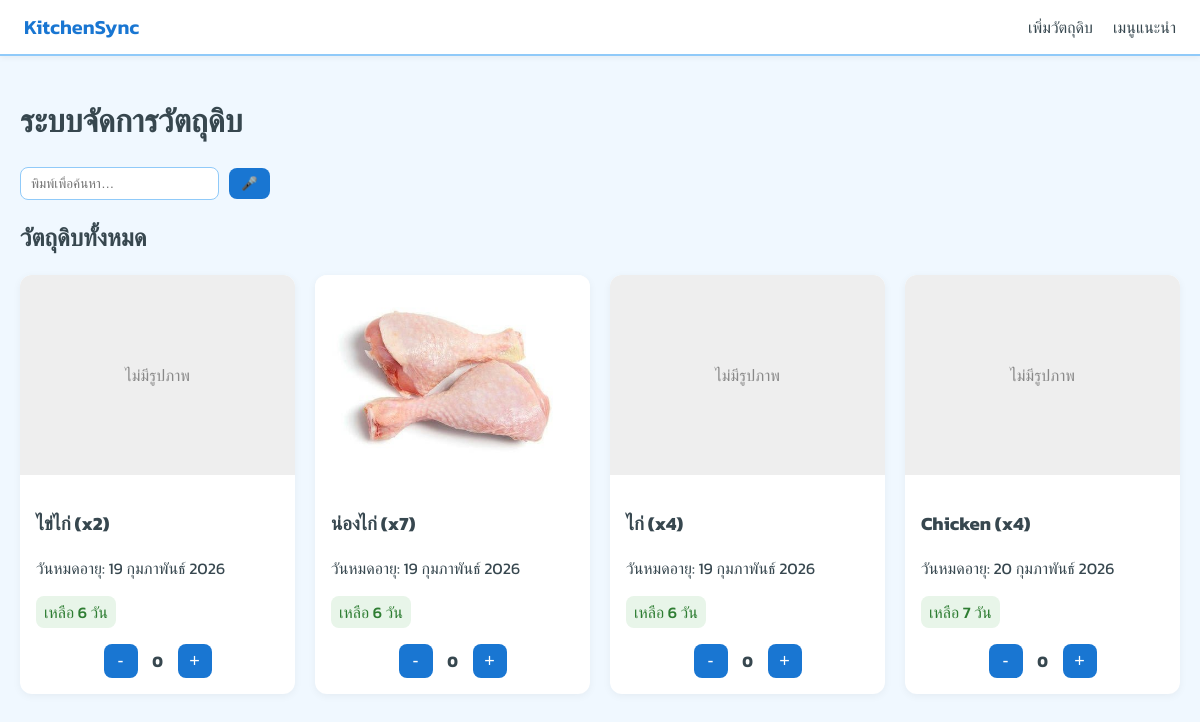
Before: / with the older database file.
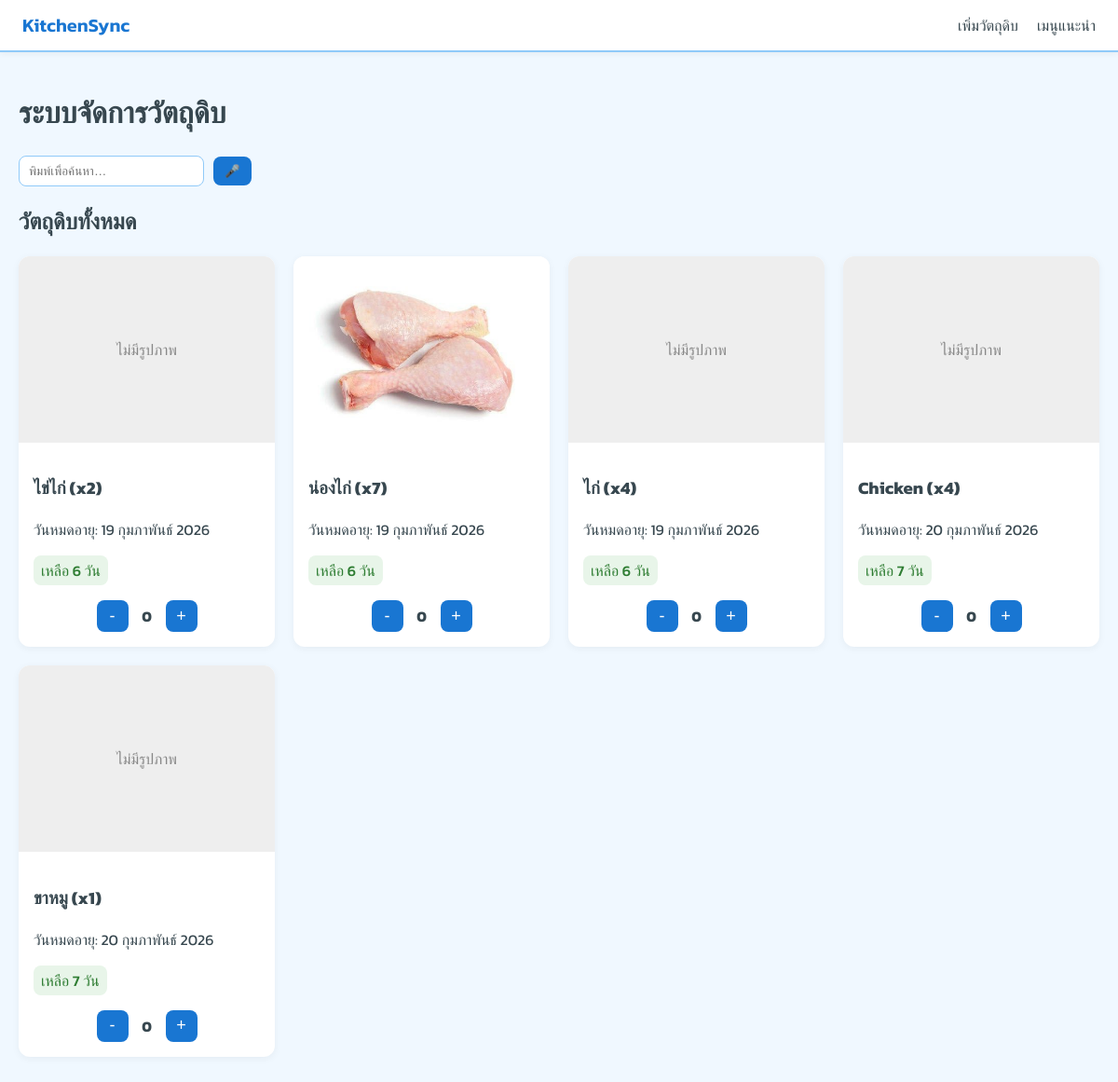
After: the same page with the newer database file.
### index/models.py (models this page shows, shortened)
class Ingredient(models.Model):
    name = models.CharField(max_length=100)
    created_at = models.DateTimeField(auto_now_add=True)
    quantity = models.PositiveIntegerField(default=1)
    image = models.ForeignKey(
        IngredientImage,
        on_delete=models.SET_NULL,
        null=True,
        blank=True,
        related_name="ingredients"
    )
    prepared_date = models.DateField(default=date.today)
    shelf_life_days = models.PositiveIntegerField(default=7)
    expiry_date = models.DateField(blank=True, null=True)
    @property
    def computed_expiry(self):
        if self.expiry_date:
            return self.expiry_date
        pd = self.prepared_date or date.today()
        return pd + timedelta(days=self.shelf_life_days or 0)
    @property
    def days_remaining(self):
        return (self.computed_expiry - date.today()).days
    @property
    def image_url(self):
        if self.image and getattr(self.image, "image", None):
            f = self.image.image
            if getattr(f, "name", "") and default_storage.exists(f.name):
                return f.url
        img = IngredientImage.objects.filter(name=self.name).first()
        if img and img.image and getattr(img.image, "name", "") and default_storage.exists(img.image.name):
            return img.image.url
        default_rel = "ingredient_images/default.png"
        if default_storage.exists(default_rel):
            return settings.MEDIA_URL + default_rel
        return ""
    ingredient_map = {
    "มะเขือเทศ": "tomato",
    "หมู": "pork",
    "ไก่": "chicken",
    "ไข่": "egg",
    "กะเพรา": "basil"
}

### index/views.py (the view)
# urls.py: path("", views.index, name="index"),
def index(request):
    ingredients = Ingredient.objects.all().order_by('prepared_date')
    latest_ingredients = Ingredient.objects.order_by('-created_at')[:4]
    return render(request, 'main.html', {'ingredients': ingredients, 'latest_ingredients': latest_ingredients})

### index/templates/main.html (shortened to what this page needs)
<!DOCTYPE html>
<html lang="th">
<head>
</head>
<body>
  <nav class="navbar">
    <div class="navbar-logo">KitchenSync</div>
    <ul class="navbar-menu">
      <li><a href="{% url 'add_ingredient' %}">เพิ่มวัตถุดิบ</a></li>
      <li><a href="{% url 'suggest' %}">เมนูแนะนำ</a></li>
    </ul>
  </nav>
  <div class="container">
    <h1>ระบบจัดการวัตถุดิบ</h1>
    <div style="display:flex; align-items:center; gap:10px;">
      <input id="searchBox" type="text" placeholder="พิมพ์เพื่อค้นหา…"
        style="padding:8px 10px;border:1px solid #90CAF9;border-radius:8px;outline:none;">
      <button id="voiceBtn" type="button" aria-pressed="false"
        style="border:none;background:#1976D2;color:#fff;padding:8px 12px;border-radius:8px;cursor:pointer;">🎤</button>
    </div>
    <div style="margin-bottom: 24px;">
      <div>
        <h2>วัตถุดิบทั้งหมด</h2>
        <div class="grid" id="ingredientContainer">
          {% for ing in ingredients %}
          <div class="card" data-days="{{ ing.days_remaining }}">
            {% with url=ing.image_url %}
            {% if url %}
            <img src="{{ url }}" alt="{{ ing.name }}" style="cursor:pointer;"
              onclick="openRecipes('{{ ing.name|escapejs }}')">
            {% else %}
            <div
              style="width:100%;height:200px;display:flex;align-items:center;justify-content:center;background:#eee;color:#888;cursor:pointer;"
              onclick="openRecipes('{{ ing.name|escapejs }}')">
              ไม่มีรูปภาพ
            </div>
            {% endif %}
            {% endwith %}
            <div class="card-body">
              <h3>{{ ing.name }} (x{{ ing.quantity }})</h3>
              <p>วันหมดอายุ: {{ ing.expiry_date }}</p>
              <p>
                {% if ing.days_remaining > 5 %}
                <span class="badge badge-safe">เหลือ {{ ing.days_remaining }} วัน</span>
                {% elif ing.days_remaining > 2 %}
                <span class="badge badge-warning">เหลือ {{ ing.days_remaining }} วัน</span>
                {% elif ing.days_remaining < 1 %} <span class="badge badge-danger">หมดอายุแล้ว</span>
                  {% else %}
                  <span class="badge badge-danger">เหลือ {{ ing.days_remaining }} วัน</span>
                  {% endif %}
              </p>
              <div class="qty-editor" data-iid="{{ ing.id }}" data-iname="{{ ing.name|escapejs }}"
                data-qty="{{ ing.quantity }}">
                <button type="button" class="qty-step" id="qty-minus-{{ ing.id }}" data-step="-1">-</button>
                <span class="qty-delta" id="delta-{{ ing.id }}">0</span>
                <button type="button" class="qty-step" id="qty-plus-{{ ing.id }}" data-step="1">+</button>
              </div>
            </div>
          </div>
          {% endfor %}
        </div>
      </div>
    </div>
  </div>
</body>
</html>

Changed rows visible on the page:
added Ingredient: name "ขาหมู", quantity "1", expiry_date "20 กุมภาพันธ์ 2026", days_remaining "7"
